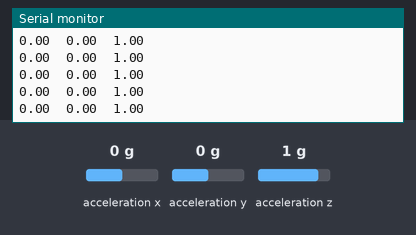
This sketch was run on a simulated Arduino Nano 33 BLE. Shown: the last lines printed to the serial monitor. The inputs (shaded band) are chosen by the test bench; at power-on: acceleration x 0 g, acceleration y 0 g, acceleration z 1 g.

Above: at 1.2 s.
1.3 s: acceleration x set to -1.4 g
At 2.0 s:
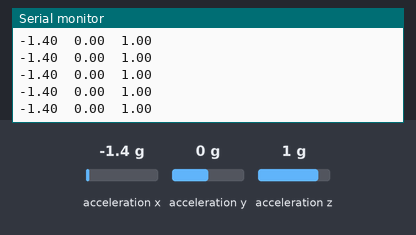
2.8 s: acceleration y set to -1.4 g
At 3.4 s:
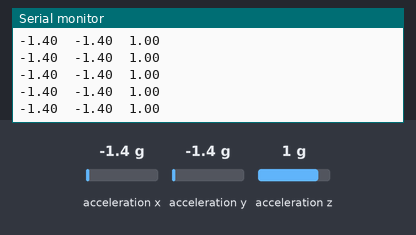

Measured:
- after the input at 1.3 s, the serial monitor: prints a new line at once (image 1)
- after the input at 2.8 s, the serial monitor: prints a new line at once (image 2)

The sketch:

Arduino_Orientation_Test.ino
```cpp
#include <Arduino_LSM9DS1.h>

//  I hate arduino! - Declan

void setup() {
  Serial.begin(9600);
  while (!Serial);

  if (!IMU.begin()) {
    Serial.println("Failed to initialize IMU!");

    while (1);
  }

  Serial.print("Accelerometer sample rate = ");
  Serial.print(IMU.accelerationSampleRate());
  Serial.println(" Hz");
  Serial.println();
  Serial.println("Acceleration in G's");
  Serial.println("X\tY\tZ");
}

void loop() {
  float x, y, z;

  if (IMU.accelerationAvailable()) {
    IMU.readAcceleration(x, y, z);

    Serial.print(x);
    Serial.print('\t');
    Serial.print(y);
    Serial.print('\t');
    Serial.println(z);
  }
}
```
